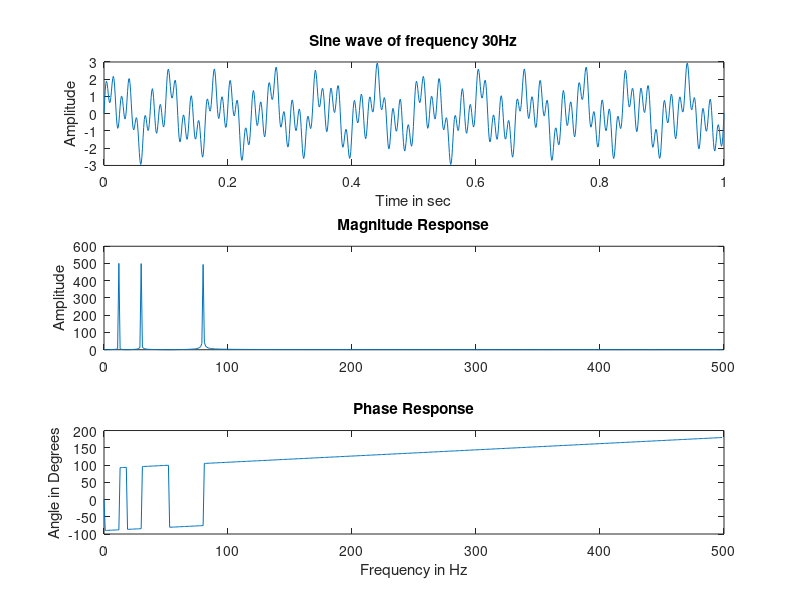

Here is the MATLAB script that generated this plot:
clc; 
clear all;
close all; frq = 30;
Fs = 1000;
t = 0:1/Fs:1; %window length is 0 to 1
x1 = sin(2*pi*30*t);
x2 = sin(2*pi*80*t);
x3 = sin(2*pi*12*t);
s = x1 + x2 +x3;
X = fft(s); % fft(x, M) can be used to control the DFT length 
l = length(X)/2;
f = (0:(l-1))*Fs/(2*l);
subplot(311), plot(t, s);
title('Sine wave of frequency 30Hz'); xlabel('Time in sec');ylabel('Amplitude'); subplot(312), plot(f,abs(X(1:l)));zoom on; title('Magnitude Response'); ylabel('Amplitude'); ang=(angle(X(1:l)) * (180/pi));
subplot(313), plot(f, ang);
title('Phase Response');xlabel('Frequency in Hz'); ylabel('Angle in Degrees');
